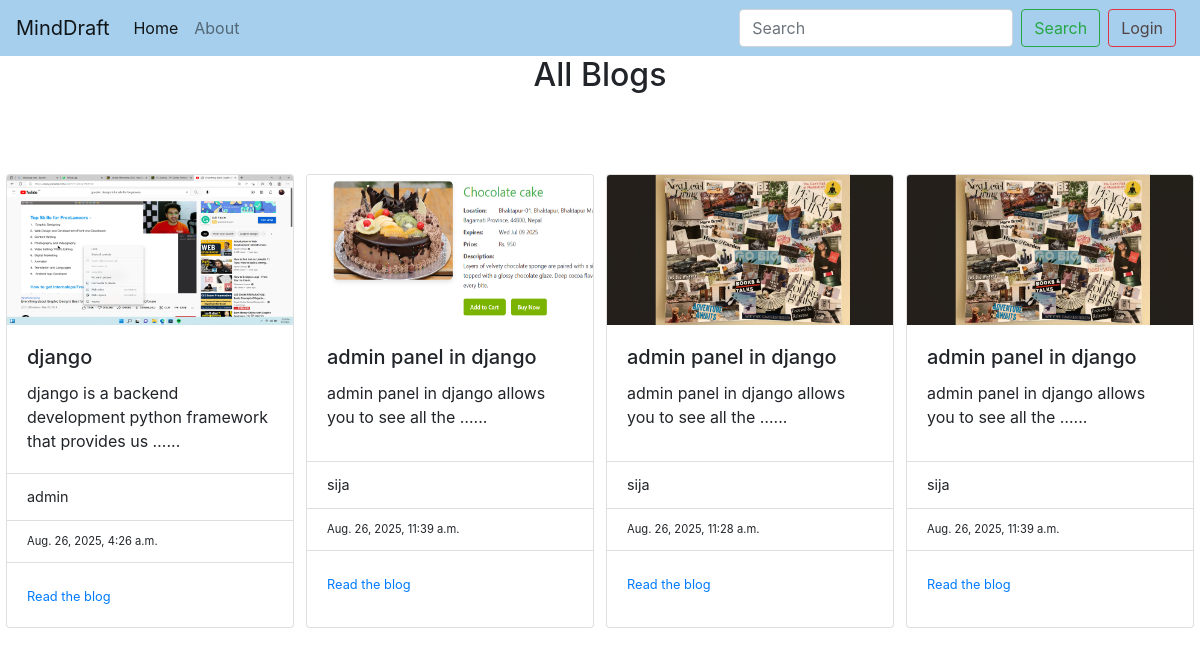
The app's page /, older data.
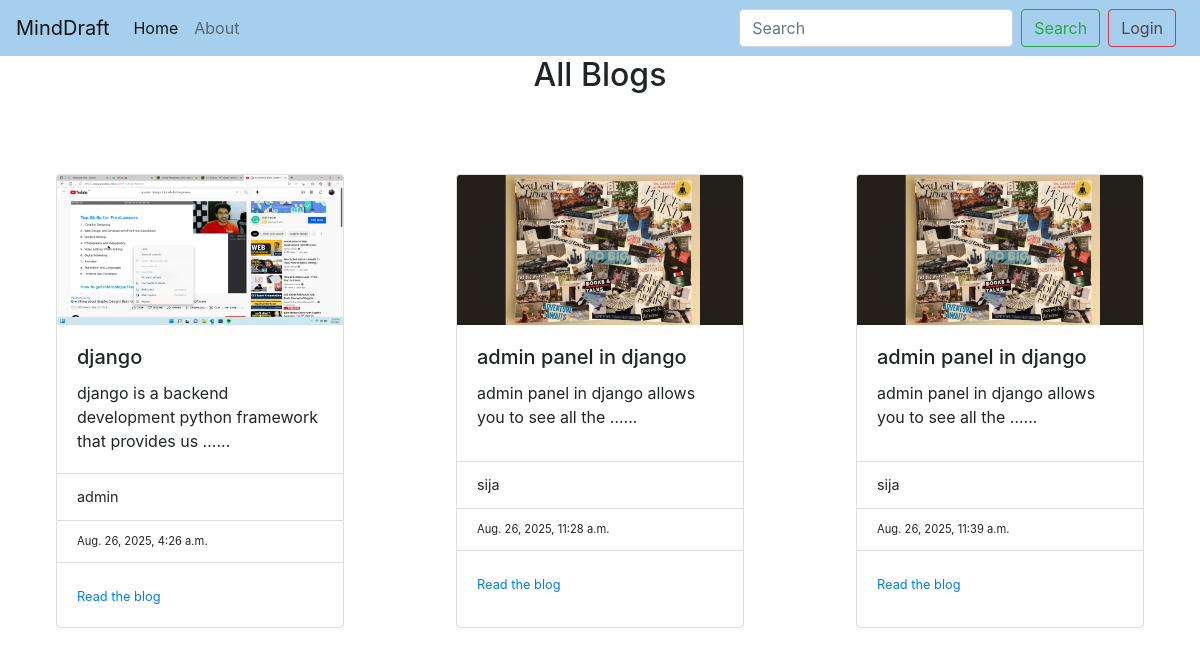
The same page, newer data.
### blogapp/models.py (models this page shows)
class Blog(models.Model):
  title = models.CharField(max_length = 200)
  description = models.TextField()
  author = models.CharField(max_length = 100)
  published_date = models.DateTimeField(auto_now_add=True)
  edited_date = models.DateTimeField(auto_now=True)
  image = models.ImageField(upload_to = "images/", null = True, blank= True,default = "images/default.webp")

### blogapp/views.py (the view)
# urls.py: 2. Add a URL to urlpatterns:  path('', views.home, name='home')
def home(request):
  blogs = Blog.objects.all()
  return render(request,'blogapp/home.html',{"blogs": blogs, "message":"All Blogs"})

### templates/blogapp/home.html (shortened to what this page needs)
{% extends 'base.html' %}
{%load static%}
{% block content%}
<h2 style="text-align: center">{{message}}</h2>
<br><br>
  <div class="d-flex flex-wrap justify-content-around mt-4">
{%for blog in blogs%}
  <div class="card" style="width: 18rem;">
    {% if blog.image%}
  <img class="card-img-top" src="{{blog.image.url}}" alt="Card image cap" height= 150 width=100>
  {%else%}
    <img class="card-img-top" src="{%static 'default.webp'%}" alt="Card image cap" height= 150 width=100>
  {%endif%}
  <div class="card-body">
    <h5 class="card-title">{{blog.title}}</h5>
    <p class="card-text">{{blog.description|truncatewords:10}}...</p>
  </div>
  <ul class="list-group list-group-flush">
    <li class="list-group-item" style="font-size: 0.9rem">{{blog.author}}</li>
    {%if blog.edited_date%}
    <li class="list-group-item" style = "font-size:0.7rem">{{blog.edited_date}}</li>
    {%endif%}
  </ul>
  <div class="card-body">
    <a href="/readblog/{{blog.id}}" class="card-link" style = "font-size:0.8rem">Read the blog</a>
  </div>
</div>
{%endfor%}
</div>
{% endblock %}

Row changes from the older to the newer data that the page shows:
removed Blog: image (picture), title "admin panel in django", description "admin panel in django allows you to see all the …", author "sija", edited_date "Aug. 26, 2025, 11:39 a.m."
